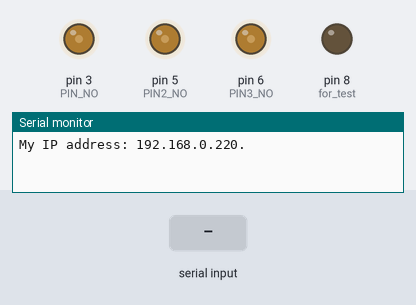
Simulated run of this sketch. Board: Arduino Uno, built with avr-gcc and run on an emulated ATmega328P. Parts: output pins drawn as LEDs (lit = HIGH), the last lines printed to the serial monitor. The inputs (shaded band) are chosen by the test bench. WiFi joins after 1.5 s; servers stay silent unless stated; pins used as bus, display or sensor lines are not drawn.

Above: at 1.2 s.
1.3 s: "0\n" received over Serial
3.8 s: "d90\n" received over Serial
At 5.56 s:
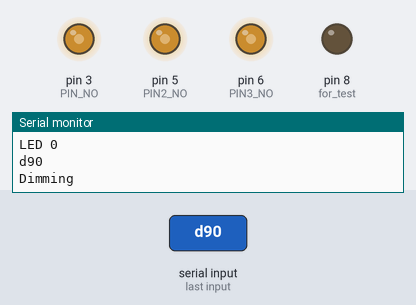
6.8 s: "90,45,200\n" received over Serial
9.3 s: "1\n" received over Serial
At 11.2 s:
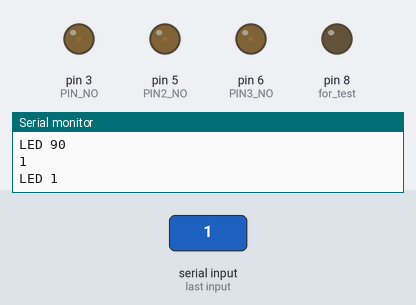
11.8 s: "256\n" received over Serial
At 13.2 s:
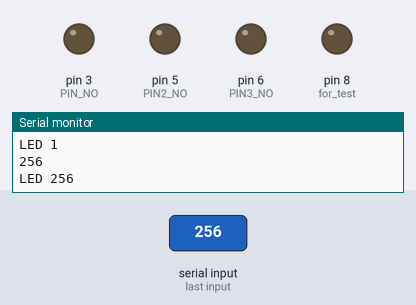
Timing chart, 0 to 14.8 s (numbered marks = the images above; inputs shaded):
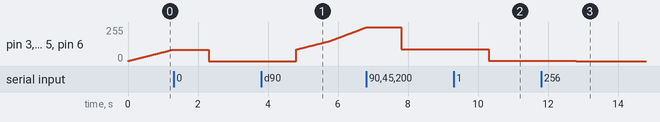

Measured:
- after the input at 3.8 s, pin 3 (PIN_NO), pin 5 (PIN2_NO), pin 6 (PIN3_NO): moves from 0/255 to 252/255 over 2.0 s, starting after 1.0 s
- after the input at 9.3 s, pin 3 (PIN_NO), pin 5 (PIN2_NO), pin 6 (PIN3_NO): 90/255 → 1/255 after 1.0 s
- after the input at 11.8 s, pin 3 (PIN_NO), pin 5 (PIN2_NO), pin 6 (PIN3_NO): 1/255 → 0/255 after 1.0 s

The sketch:

arduino_ethernet_artin_coolzone_each_pwm_control.ino
```cpp
#include <SPI.h>
#include <Ethernet.h>
#include <EthernetClient.h>

#include <EthernetUdp.h>

#define USE_MEGA 1
#define USE_STATIC_IP 1

#define USE_TCP_SERVER 0
#define USE_UDP_SERVER 1

#define save_ip 0
#define save_ip2 220

#if USE_STATIC_IP

  // the dns server ip
  // the router's gateway address:
  // the subnet:
  IPAddress subnet(255, 255, 255, 0);
  //the IP address is dependent on your network
  IPAddress dnServer(192, 168, save_ip, 1);
  IPAddress gateway(192, 168, save_ip, 1);
  IPAddress ip(192, 168, save_ip, save_ip2);

#else

//   // the dns server ip
//   IPAddress dnServer(211, 9, 5, 1);
//   // the router's gateway address:
//   IPAddress gateway(211, 9, 5, 1);
//   // the subnet:
//   IPAddress subnet(255, 255, 255, 0);
//   //the IP address is dependent on your network
//   IPAddress ip(211, 9, 5, BOARD_IP);

// #endif

#endif

byte mac[] = {
  0x00, 0xAA, 0xBB, 0x76, 0x80 | save_ip2, 0xA0
};

#define SS 10    //W5500 CS
#define RST 7    //W5500 RST
#define CS 4     //SD CS pin


#if USE_TCP_SERVER
  // telnet defaults to port 23
  EthernetServer server(8722);
#endif

#if USE_UDP_SERVER
  EthernetUDP udp;
#endif

unsigned int udpPort = 8723; // 사용할 로컬 포트 번호

boolean alreadyConnected = false; // whether or not the client was connected previously

#define PIN_NO 3
#define PIN2_NO 5
#define PIN3_NO 6

void setup() {
  // put your setup code here, to run once:
  Serial.begin(9600);

  pinMode(8, OUTPUT); // for test
  digitalWrite(8, false); //

  pinMode(PIN_NO, OUTPUT);
  pinMode(PIN2_NO, OUTPUT);
  pinMode(PIN3_NO, OUTPUT);

          analogWrite(PIN_NO, 0);
        analogWrite(PIN2_NO, 0);
        analogWrite(PIN3_NO, 0);

#if USE_MEGA
  pinMode(SS, OUTPUT);
  pinMode(RST, OUTPUT);
  pinMode(CS, OUTPUT);
  digitalWrite(SS, HIGH);
  digitalWrite(CS, HIGH);
  /* If you want to control Reset function of W5500 Ethernet controller */
  digitalWrite(RST, HIGH);
#endif

#if USE_STATIC_IP
   Ethernet.begin(mac, ip, dnServer, gateway, subnet);
#else

  if(0 < save_ip) {

    IPAddress dnServer(211, 9, 6, 1);
    // the router's gateway address:
    IPAddress gateway(211, 9, 6, 1);
    // the subnet:
    IPAddress subnet(255, 255, 255, 0);
    //the IP address is dependent on your network
    IPAddress ip(211, 9, save_ip, save_ip2);

    Ethernet.begin(mac, ip, dnServer, gateway, subnet);
  }
  else {

    if (Ethernet.begin(mac) == 0) {
      Serial.println("Failed to configure Ethernet using DHCP");
      // no point in carrying on, so do nothing forevermore:
      //for (;;)
      //  ;
    }

    // max_timeout = 60;

  }

#endif

    // print your local IP address:
  Serial.print("My IP address: ");
  for (byte thisByte = 0; thisByte < 4; thisByte++) {
    // print the value of each byte of the IP address:
    Serial.print(Ethernet.localIP()[thisByte], DEC);
    Serial.print(".");
  }
  Serial.println();


#if USE_TCP_SERVER
  // start listening for clients
  server.begin();
#endif

  digitalWrite(RST, false); // 7 pin // GROUND

#if USE_UDP_SERVER
  udp.begin(udpPort);
#endif

}


#define MODE_DIMMING

boolean bDimming = true;
int iDimming = 0;

unsigned long sendTimeStamp;

void listen(EthernetUDP thisUDP, unsigned int thisPort) {

  // 들어오는 패킷이 있는지 확인해서 헤더를 분석한다.
  int messageSize = thisUDP.parsePacket();
  // 패킷에 페이로드(payload)4부분이 있으면 모두 분석해서 저장한다.
  if (messageSize > 0) {
    Serial.print("message received from: ");
    // 송신 주소와 포트를 얻어낸다.
    IPAddress yourIp = thisUDP.remoteIP();
    unsigned int yourPort = thisUDP.remotePort();
    for (int thisByte = 0; thisByte < 4; thisByte++) {
      Serial.print(yourIp[thisByte], DEC);
      Serial.print(".");
    }
    Serial.println(" on port: " + String(thisPort));


    /////////////////
    char cTempData[4];
    memset(cTempData, 0x00, 4);
    int pos = 0;

    // 페이로드 부분을 시리얼 포트로 보낸다.
    while (thisUDP.available() > 0) {
      // packetBuffer로부터 패킷을 읽는다.
      int udpByte = thisUDP.read();
      cTempData[pos] = udpByte; pos += 1;
//      Serial.println(udpByte);
    }


    if(cTempData[0] == 'd') {
      bDimming = true;
      Serial.println("Dimming");
    }
    else {
      bDimming = false;


        //cTempData : 100
        int value = atoi(cTempData) % 1000;
        int no = atoi(cTempData) / 1000;
        if(no == 0) {
          analogWrite(PIN_NO, value);
          analogWrite(PIN2_NO, value);
          analogWrite(PIN3_NO, value);
        }
        if(no == 1) analogWrite(PIN_NO, value);
        if(no == 2) analogWrite(PIN2_NO, value);
        if(no == 3) analogWrite(PIN3_NO, value);
        Serial.print("LED ");
        Serial.println(value);
    }
    /////////////////
//    sendPacket(thisUDP, Ethernet.localIP(), yourIp, yourPort);
  }
}
void sendPacket(EthernetUDP thisUDP, IPAddress thisAddress,
  IPAddress destAddress, unsigned int destPort) {
  // 전송할 패킷을 만든다.
  thisUDP.beginPacket(destAddress, destPort);
  for (int thisByte = 0; thisByte < 4; thisByte++) {
    // 바이트 단위로 전송
    thisUDP.print(thisAddress[thisByte], DEC);
    thisUDP.print(".");
  }
  thisUDP.println("Hi there!");
  thisUDP.endPacket();
}

void loop() {

  if(0 < Serial.available()) {
    String str = Serial.readString();
    Serial.println(str);

    char cTempData[5];
    str.toCharArray(cTempData, 5);
    if(cTempData[0] == 'd') {
      bDimming = true;
      Serial.println("Dimming");
    }
    else {
      bDimming = false;


        //cTempData : 100
        int value = atoi(cTempData) % 1000;
        int no = atoi(cTempData) / 1000;
        if(no == 0) {
          analogWrite(PIN_NO, value);
          analogWrite(PIN2_NO, value);
          analogWrite(PIN3_NO, value);
        }
        if(no == 1) analogWrite(PIN_NO, value);
        if(no == 2) analogWrite(PIN2_NO, value);
        if(no == 3) analogWrite(PIN3_NO, value);
        Serial.print("LED ");
        Serial.println(value);
    }
  }

  // put your main code here, to run repeatedly:
//  digitalWrite(9, true);
//  delay(1000);
//  digitalWrite(9, false);
//  delay(1000);


//    for(int i = 0; i <= 512; i += 1) {
//      analogWrite(PIN_NO, i);
//      delay(i < 150 ? 20 : 10);
//    }
//
//    delay(1000);
//
//    for(int i = 255; 0 <= i; i -= 1) {
//      analogWrite(PIN_NO, i);
//      delay(i < 150 ? 20 : 10);
//    }
//
//    delay(1000);

    if(bDimming == true) {

      iDimming += 1;
      if(512 < iDimming) {
        iDimming = 0;
        bDimming = false;
      }

      if(iDimming == 256) {
        delay(iDimming < 150 ? 20 : 10);
      }
      else
      if(iDimming < 256) {
        analogWrite(PIN_NO, iDimming);
        analogWrite(PIN2_NO, iDimming);
        analogWrite(PIN3_NO, iDimming);
        delay(iDimming < 150 ? 10 : 5);
      }
      else {
        analogWrite(PIN_NO, 512 - iDimming);
        analogWrite(PIN2_NO, 512 - iDimming);
        analogWrite(PIN3_NO, 512 - iDimming);
        delay(512 - iDimming ? 10 : 5);
      }

//      Serial.println(iDimming);
    }

#if USE_UDP_SERVER
    listen(udp, udpPort);
#endif

    delay(5);

#if USE_TCP_SERVER

  EthernetClient connectedClient = server.available();

    // Do we have a client?
  if (!connectedClient) {
    return;
  }

  // when the client sends the first byte, say hello:
  if (connectedClient) {

    if (!alreadyConnected) {
      // clead out the input buffer:
      connectedClient.flush();
      Serial.println("We have a new client");
      Serial.print("client IP address: ");
      Serial.println(connectedClient.remoteIP());
      connectedClient.println("Hello, client!");
      alreadyConnected = true;
    }

    if (connectedClient.available() > 0) {

      // read the bytes incoming from the client:
      String str = connectedClient.readString();

      Serial.println(str);

      char cTempData[4];
      str.toCharArray(cTempData, 4);
      if(cTempData[0] == 'd') {
        bDimming = true;
        Serial.println("Dimming");
      }
      else {
        bDimming = false;


        //cTempData : 100
        int value = atoi(cTempData) % 1000;
        int no = atoi(cTempData) / 1000;
        if(no == 0) {
          analogWrite(PIN_NO, value);
          analogWrite(PIN2_NO, value);
          analogWrite(PIN3_NO, value);
        }
        if(no == 1) analogWrite(PIN_NO, value);
        if(no == 2) analogWrite(PIN2_NO, value);
        if(no == 3) analogWrite(PIN3_NO, value);
        Serial.print("LED ");
        Serial.println(value);
      }

      // echo the bytes back to the client:
      server.write(cTempData);
      // echo the bytes to the server as well:
//      Serial.write(thisChar);
    }
  }
#endif

}
```
